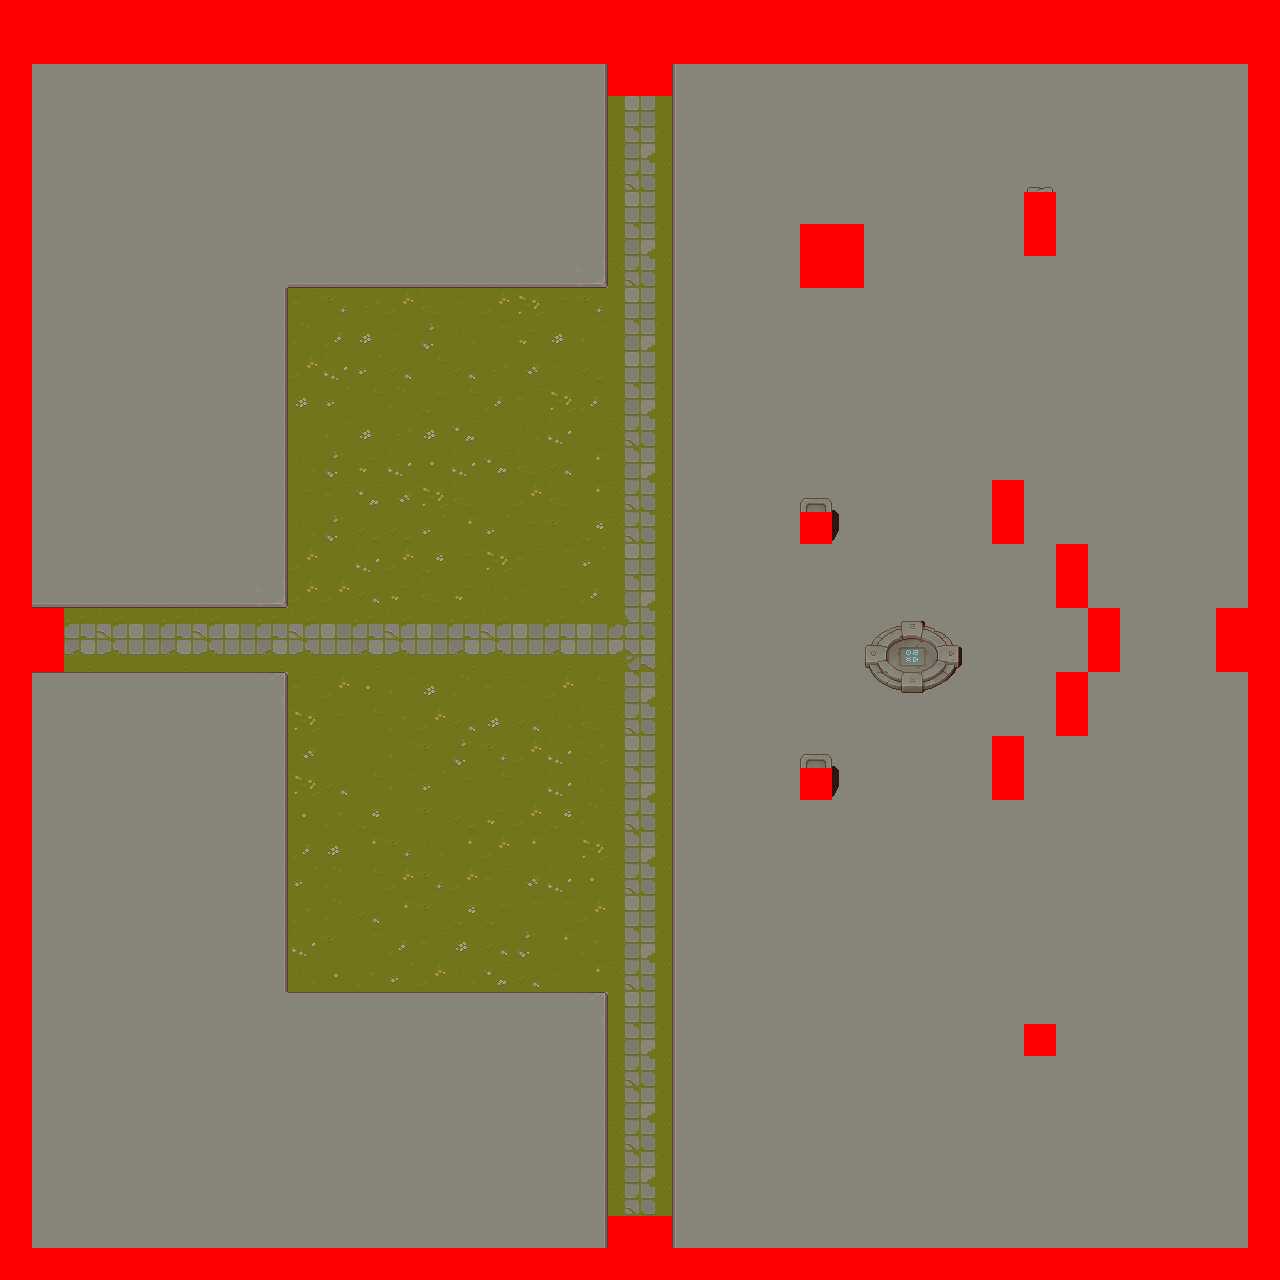

A 2D game scene composited from a Tiled map and its tileset images. What follows is a short description and the map's XML, with each tile layer's data collapsed to a summary:
An orthogonal 40x40 tile map with 32x32 px tiles, 9 tile layers (Ground, Ground2, Wall, Wall2, ...), 2 tilesets.

<map version="1.5" tiledversion="1.7.2" orientation="orthogonal" renderorder="right-down" width="40" height="40" tilewidth="32" tileheight="32" infinite="0" nextlayerid="15" nextobjectid="1">
 <tileset firstgid="1" source="All Tiles.tsx" />
 <tileset firstgid="1629" source="Tileset map copie.tsx" />
 <layer id="3" name="Ground" width="40" height="40">
  <data>[1600 cells, 1600 non-empty, 2 distinct tile ids]</data>
 </layer>
 <layer id="6" name="Ground2" width="40" height="40">
  <data>[1600 cells, 1361 non-empty, 55 distinct tile ids]</data>
 </layer>
 <layer id="5" name="Wall" width="40" height="40">
  <data>[1600 cells, 80 non-empty, 14 distinct tile ids]</data>
 </layer>
 <layer id="4" name="Wall2" width="40" height="40">
  <properties>
   <property name="Draw after player" type="bool" value="false" />
  </properties>
  <data>[1600 cells, 118 non-empty, 10 distinct tile ids]</data>
 </layer>
 <layer id="13" name="Shadow" width="40" height="40">
  <data>[1600 cells, 24 non-empty, 20 distinct tile ids]</data>
 </layer>
 <layer id="12" name="Elements" width="40" height="40">
  <data>[1600 cells, 33 non-empty, 23 distinct tile ids]</data>
 </layer>
 <layer id="14" name="Shining" width="40" height="40">
  <data>[1600 cells, 5 non-empty, 5 distinct tile ids]</data>
 </layer>
 <layer id="10" name="Collisions" width="40" height="40">
  <data>[1600 cells, 213 non-empty, 1 distinct tile ids]</data>
 </layer>
 <layer id="11" name="Doors" width="40" height="40">
  <data>[1600 cells, 8 non-empty, 1 distinct tile ids]</data>
 </layer>
</map>
